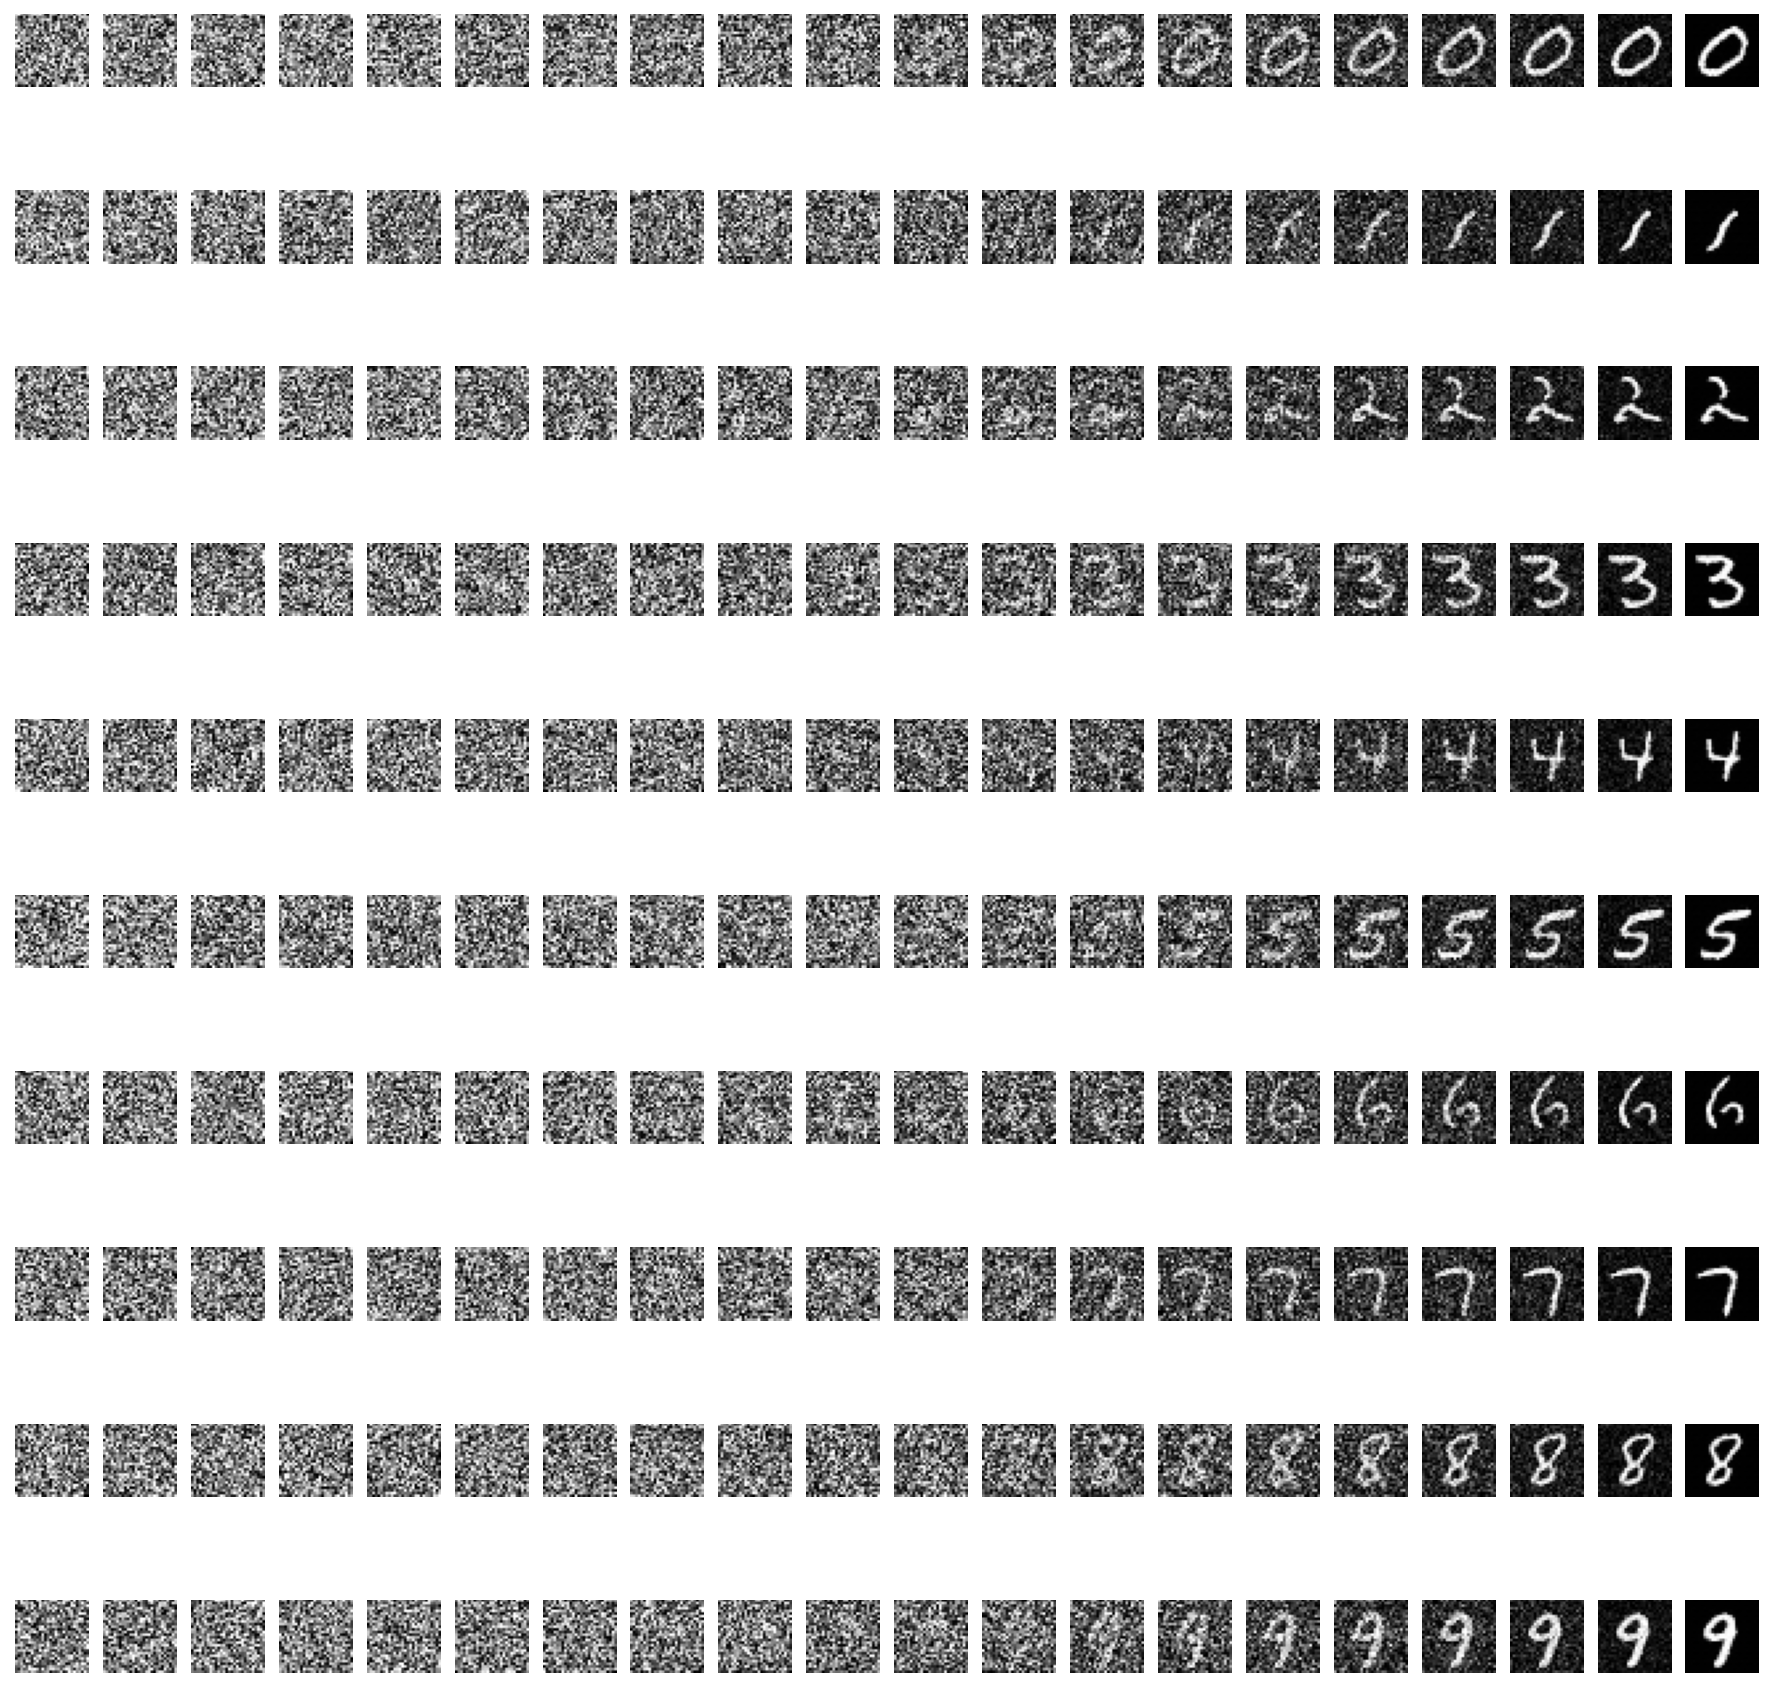

The Python source for this figure:
"""
DiT Inference Script

This script performs inference (image generation) using a trained DiT model.
It implements the reverse diffusion process (denoising) to generate images
from pure Gaussian noise.

The reverse process works by:
1. Starting with pure random noise
2. Iteratively denoising from timestep T-1 down to 0
3. At each step, the model predicts the noise component
4. We remove part of the predicted noise to get a cleaner image

Reference: "Denoising Diffusion Probabilistic Models" (Ho et al., 2020)
"""

import torch
import matplotlib.pyplot as plt

from config import T  # Total diffusion timesteps
from diffusion import alphas, alphas_cumprod, variance  # Diffusion parameters
from dit import DiT  # Diffusion Transformer model


# ==============================================================================
# CONFIGURATION
# ==============================================================================

# Device selection: use GPU if available, otherwise CPU
DEVICE = "cuda" if torch.cuda.is_available() else "cpu"
print(f"Using device: {DEVICE}")


# ==============================================================================
# REVERSE DIFFUSION (DENOISING) PROCESS
# ==============================================================================


def backward_denoise(model, x, y):
    """
    Perform the reverse diffusion process to generate images from noise.

    Starting from pure noise (x_T), iteratively denoise to get the final image (x_0).
    At each timestep t, we:
    1. Use the model to predict the noise in x_t
    2. Compute the mean of x_{t-1} using the DDPM formula
    3. Add a small amount of random noise (except at t=0)

    The DDPM reverse process formula:
        μ_θ(x_t, t) = (1/√α_t) * (x_t - (1-α_t)/√(1-α̅_t) * ε_θ(x_t, t))
        x_{t-1} = μ_θ(x_t, t) + σ_t * z,  where z ~ N(0, I)

    Args:
        model: Trained DiT model
        x: Initial noise tensor, shape (batch, channel, height, width)
        y: Class labels for conditional generation, shape (batch,)

    Returns:
        steps: List of tensors showing the denoising progression
               First element is the initial noise, last is the final image
    """
    # Store intermediate results for visualization
    steps = [x.clone()]

    # Move diffusion parameters to the correct device
    # We use 'global' to modify the module-level variables
    global alphas, alphas_cumprod, variance
    alphas_device = alphas.to(DEVICE)
    alphas_cumprod_device = alphas_cumprod.to(DEVICE)
    variance_device = variance.to(DEVICE)

    # Move input tensors to device
    x = x.to(DEVICE)
    y = y.to(DEVICE)

    # Set model to evaluation mode (disables dropout, uses running stats for batchnorm)
    model.eval()

    # Disable gradient computation for inference (saves memory and speeds up)
    with torch.no_grad():
        # Iterate backwards from T-1 to 0
        for time in range(T - 1, -1, -1):
            # Create a tensor of the current timestep for the entire batch
            # Shape: (batch,), all values equal to 'time'
            t = torch.full((x.size(0),), time).to(DEVICE)

            # ==== Step 1: Predict the noise at timestep t ====
            # The model takes noisy image, timestep, and class label
            # and outputs its prediction of what noise was added
            noise = model(x, t, y)

            # ==== Step 2: Compute the mean of x_{t-1} ====
            # Using the DDPM reverse process formula:
            # μ = (1/√α_t) * (x_t - (1-α_t)/√(1-α̅_t) * ε_θ)

            # Shape for broadcasting: (batch, 1, 1, 1)
            shape = (x.size(0), 1, 1, 1)

            # Get alpha values for current timestep and reshape for broadcasting
            alpha_t = alphas_device[t].view(*shape)
            alpha_cumprod_t = alphas_cumprod_device[t].view(*shape)
            variance_t = variance_device[t].view(*shape)

            # Compute the mean of the posterior distribution
            # Formula: μ = (1/√α_t) * (x_t - (1-α_t)/√(1-α̅_t) * predicted_noise)
            mean = (1 / torch.sqrt(alpha_t)) * (
                x - (1 - alpha_t) / torch.sqrt(1 - alpha_cumprod_t) * noise
            )

            # ==== Step 3: Sample x_{t-1} ====
            if time != 0:
                # For t > 0: add random noise scaled by the variance
                # x_{t-1} = μ + σ_t * z, where z ~ N(0, I)
                x = mean + torch.randn_like(x) * torch.sqrt(variance_t)
            else:
                # For t = 0: no noise added (final step)
                x = mean

            # Clamp values to [-1, 1] to prevent numerical instability
            x = torch.clamp(x, -1.0, 1.0).detach()

            # Store this step for visualization
            steps.append(x.clone())

    return steps


# ==============================================================================
# LOAD TRAINED MODEL
# ==============================================================================

# Initialize the DiT model with the same architecture used during training
model = DiT(
    img_size=28,
    patch_size=4,
    channel=1,
    emb_size=64,
    label_num=10,
    dit_num=3,
    head=4,
).to(DEVICE)

# Load the trained weights
model.load_state_dict(torch.load("model.pth"))
print("Model loaded successfully")


# ==============================================================================
# GENERATE IMAGES
# ==============================================================================

# Number of images to generate (one for each digit 0-9)
batch_size = 10

# Start with pure random noise
# Shape: (batch_size, 1, 28, 28) - same as MNIST images
x = torch.randn(size=(batch_size, 1, 28, 28))

# Class labels: generate one of each digit (0, 1, 2, ..., 9)
y = torch.arange(start=0, end=10, dtype=torch.long)

print(f"Generating {batch_size} images...")
print(f"Class labels: {y.tolist()}")

# Run the reverse diffusion process to denoise
steps = backward_denoise(model, x, y)

print(f"Denoising complete! Generated {len(steps)} intermediate steps")


# ==============================================================================
# VISUALIZE RESULTS
# ==============================================================================

# Number of intermediate steps to show in the visualization
num_imgs = 20

# Create a figure with batch_size rows and num_imgs columns
# Each row shows the denoising progression for one image
plt.figure(figsize=(15, 15))

for b in range(batch_size):
    for i in range(num_imgs):
        # Calculate which step to show (evenly spaced through the process)
        # +1 because steps[0] is pure noise, steps[T] is final image
        idx = int(T / num_imgs) * (i + 1)

        # Get the image at this step and move to CPU
        # Convert from [-1, 1] back to [0, 1] for visualization
        final_img = (steps[idx][b].to("cpu") + 1) / 2

        # Reshape from (C, H, W) to (H, W, C) for matplotlib
        final_img = final_img.permute(1, 2, 0)

        # Plot in a grid
        plt.subplot(batch_size, num_imgs, b * num_imgs + i + 1)
        plt.imshow(final_img, cmap="gray")
        plt.axis("off")

plt.suptitle("Denoising Process: Noise → Generated Digit", fontsize=14)
plt.tight_layout()
plt.savefig("inference.png", dpi=150, bbox_inches="tight")
plt.show()

print("Visualization saved to inference.png")
